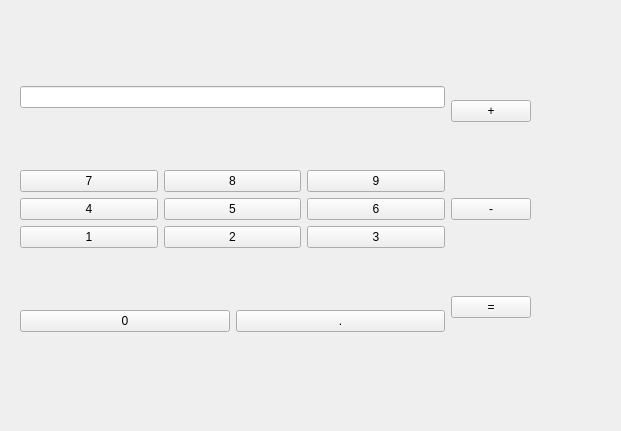
<?xml version="1.0" encoding="UTF-8"?>
<ui version="4.0">
 <class>Calculadora</class>
 <widget class="QWidget" name="Calculadora">
  <property name="geometry">
   <rect>
    <x>0</x>
    <y>0</y>
    <width>621</width>
    <height>431</height>
   </rect>
  </property>
  <property name="windowTitle">
   <string>Form</string>
  </property>
  <widget class="QWidget" name="">
   <property name="geometry">
    <rect>
     <x>20</x>
     <y>30</y>
     <width>511</width>
     <height>361</height>
    </rect>
   </property>
   <layout class="QHBoxLayout" name="horizontalLayout_2">
    <item>
     <layout class="QVBoxLayout" name="verticalLayout_2">
      <item>
       <widget class="QLineEdit" name="lineEdit"/>
      </item>
      <item>
       <layout class="QGridLayout" name="gridLayout">
        <item row="0" column="0">
         <widget class="QPushButton" name="b7">
          <property name="text">
           <string>7</string>
          </property>
         </widget>
        </item>
        <item row="0" column="2">
         <widget class="QPushButton" name="b9">
          <property name="text">
           <string>9</string>
          </property>
         </widget>
        </item>
        <item row="1" column="2">
         <widget class="QPushButton" name="b6">
          <property name="text">
           <string>6</string>
          </property>
         </widget>
        </item>
        <item row="2" column="1">
         <widget class="QPushButton" name="b2">
          <property name="text">
           <string>2</string>
          </property>
         </widget>
        </item>
        <item row="1" column="0">
         <widget class="QPushButton" name="b4">
          <property name="text">
           <string>4</string>
          </property>
         </widget>
        </item>
        <item row="2" column="0">
         <widget class="QPushButton" name="b1">
          <property name="text">
           <string>1</string>
          </property>
         </widget>
        </item>
        <item row="0" column="1">
         <widget class="QPushButton" name="b8">
          <property name="text">
           <string>8</string>
          </property>
         </widget>
        </item>
        <item row="2" column="2">
         <widget class="QPushButton" name="b3">
          <property name="text">
           <string>3</string>
          </property>
         </widget>
        </item>
        <item row="1" column="1">
         <widget class="QPushButton" name="b5">
          <property name="text">
           <string>5</string>
          </property>
         </widget>
        </item>
       </layout>
      </item>
      <item>
       <layout class="QHBoxLayout" name="horizontalLayout">
        <item>
         <widget class="QPushButton" name="pushButton_3">
          <property name="text">
           <string>0</string>
          </property>
         </widget>
        </item>
        <item>
         <widget class="QPushButton" name="pushButton_4">
          <property name="text">
           <string>.</string>
          </property>
         </widget>
        </item>
       </layout>
      </item>
     </layout>
    </item>
    <item>
     <layout class="QVBoxLayout" name="verticalLayout">
      <item>
       <widget class="QPushButton" name="mas">
        <property name="text">
         <string>+</string>
        </property>
       </widget>
      </item>
      <item>
       <widget class="QPushButton" name="pushButton">
        <property name="text">
         <string>-</string>
        </property>
       </widget>
      </item>
      <item>
       <widget class="QPushButton" name="pushButton_2">
        <property name="enabled">
         <bool>true</bool>
        </property>
        <property name="text">
         <string>=</string>
        </property>
       </widget>
      </item>
     </layout>
    </item>
   </layout>
  </widget>
 </widget>
 <resources/>
 <connections/>
</ui>
